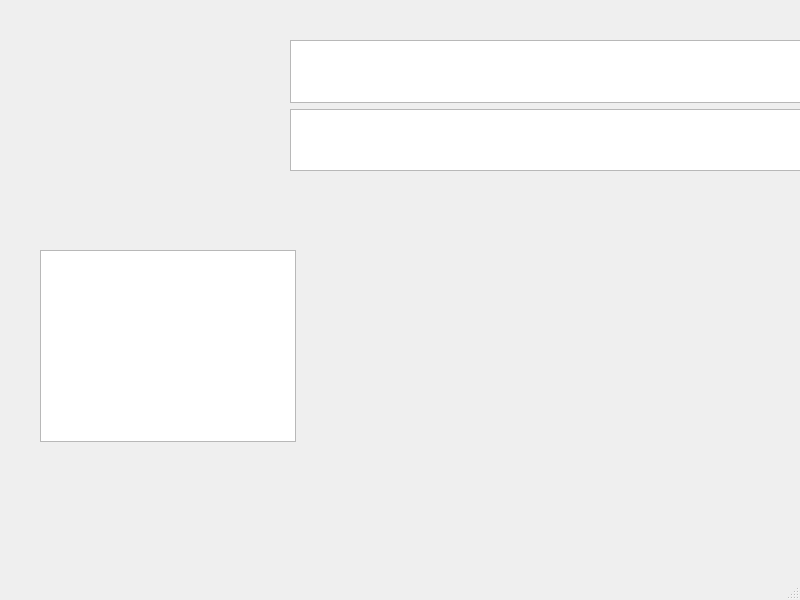
<?xml version="1.0" encoding="UTF-8"?>
<ui version="4.0">
 <class>MainWindow</class>
 <widget class="QMainWindow" name="MainWindow">
  <property name="geometry">
   <rect>
    <x>0</x>
    <y>0</y>
    <width>800</width>
    <height>600</height>
   </rect>
  </property>
  <property name="windowTitle">
   <string>MainWindow</string>
  </property>
  <widget class="QWidget" name="centralwidget">
   <widget class="QLabel" name="label">
    <property name="geometry">
     <rect>
      <x>40</x>
      <y>30</y>
      <width>161</width>
      <height>161</height>
     </rect>
    </property>
    <property name="text">
     <string/>
    </property>
    <property name="pixmap">
     <pixmap resource="resources.qrc">:/images/images/1.png</pixmap>
    </property>
    <property name="scaledContents">
     <bool>true</bool>
    </property>
   </widget>
   <widget class="QWidget" name="layoutWidget">
    <property name="geometry">
     <rect>
      <x>290</x>
      <y>40</y>
      <width>511</width>
      <height>131</height>
     </rect>
    </property>
    <layout class="QVBoxLayout" name="verticalLayout">
     <item>
      <widget class="QListWidget" name="listWidget">
       <property name="flow">
        <enum>QListView::Flow::LeftToRight</enum>
       </property>
      </widget>
     </item>
     <item>
      <widget class="QListWidget" name="listWidget_2">
       <property name="flow">
        <enum>QListView::Flow::LeftToRight</enum>
       </property>
      </widget>
     </item>
    </layout>
   </widget>
   <widget class="QListWidget" name="todo">
    <property name="geometry">
     <rect>
      <x>40</x>
      <y>250</y>
      <width>256</width>
      <height>192</height>
     </rect>
    </property>
   </widget>
  </widget>
  <widget class="QMenuBar" name="menubar">
   <property name="geometry">
    <rect>
     <x>0</x>
     <y>0</y>
     <width>800</width>
     <height>33</height>
    </rect>
   </property>
  </widget>
  <widget class="QStatusBar" name="statusbar"/>
 </widget>
 <tabstops>
  <tabstop>listWidget</tabstop>
  <tabstop>listWidget_2</tabstop>
 </tabstops>
 <resources>
  <include location="resources.qrc"/>
 </resources>
 <connections/>
</ui>
